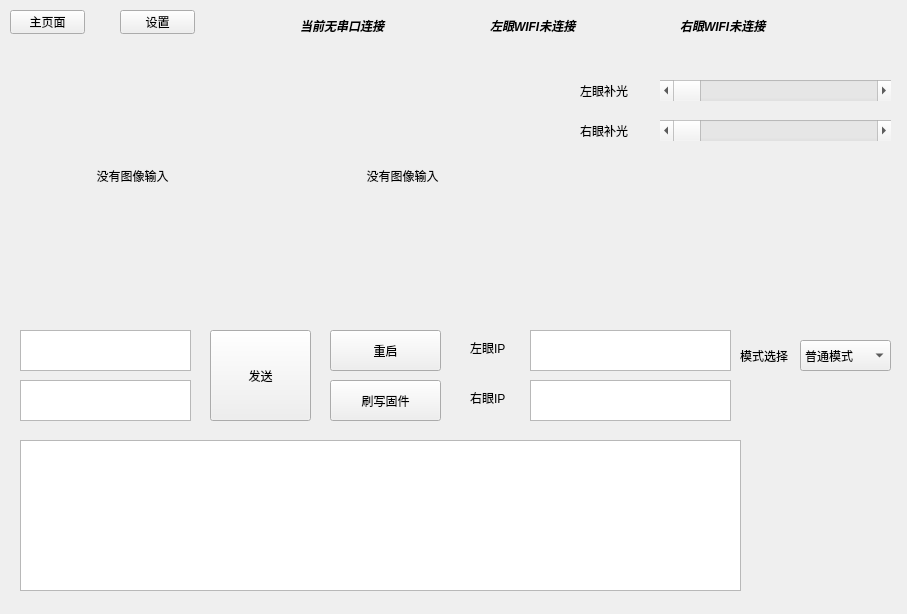
<?xml version="1.0" encoding="UTF-8"?>
<ui version="4.0">
 <class>PaperEyeTrackerWindow</class>
 <widget class="QWidget" name="PaperEyeTrackerWindow">
  <property name="geometry">
   <rect>
    <x>0</x>
    <y>0</y>
    <width>907</width>
    <height>614</height>
   </rect>
  </property>
  <property name="windowTitle">
   <string>PaperEyeTrackerWindow</string>
  </property>
  <widget class="QStackedWidget" name="stackedWidget">
   <property name="geometry">
    <rect>
     <x>0</x>
     <y>40</y>
     <width>901</width>
     <height>571</height>
    </rect>
   </property>
   <property name="currentIndex">
    <number>0</number>
   </property>
   <widget class="QWidget" name="page">
    <widget class="QPlainTextEdit" name="RightEyeIPAddress">
     <property name="geometry">
      <rect>
       <x>530</x>
       <y>340</y>
       <width>201</width>
       <height>41</height>
      </rect>
     </property>
    </widget>
    <widget class="QLabel" name="label_2">
     <property name="geometry">
      <rect>
       <x>470</x>
       <y>350</y>
       <width>54</width>
       <height>16</height>
      </rect>
     </property>
     <property name="text">
      <string>右眼IP</string>
     </property>
    </widget>
    <widget class="QPlainTextEdit" name="LeftEyeIPAddress">
     <property name="geometry">
      <rect>
       <x>530</x>
       <y>290</y>
       <width>201</width>
       <height>41</height>
      </rect>
     </property>
    </widget>
    <widget class="QComboBox" name="EnergyModelBox">
     <property name="geometry">
      <rect>
       <x>800</x>
       <y>300</y>
       <width>91</width>
       <height>31</height>
      </rect>
     </property>
     <item>
      <property name="text">
       <string>普通模式</string>
      </property>
     </item>
     <item>
      <property name="text">
       <string>节能模式</string>
      </property>
     </item>
     <item>
      <property name="text">
       <string>性能模式</string>
      </property>
     </item>
    </widget>
    <widget class="QPlainTextEdit" name="LogText">
     <property name="geometry">
      <rect>
       <x>20</x>
       <y>400</y>
       <width>721</width>
       <height>151</height>
      </rect>
     </property>
    </widget>
    <widget class="QLabel" name="LeftEyeImage">
     <property name="geometry">
      <rect>
       <x>10</x>
       <y>5</y>
       <width>261</width>
       <height>261</height>
      </rect>
     </property>
     <property name="text">
      <string>                          没有图像输入</string>
     </property>
    </widget>
    <widget class="QPushButton" name="RestartButton">
     <property name="geometry">
      <rect>
       <x>330</x>
       <y>290</y>
       <width>111</width>
       <height>41</height>
      </rect>
     </property>
     <property name="text">
      <string>重启</string>
     </property>
    </widget>
    <widget class="QLabel" name="label">
     <property name="geometry">
      <rect>
       <x>470</x>
       <y>300</y>
       <width>54</width>
       <height>16</height>
      </rect>
     </property>
     <property name="text">
      <string>左眼IP</string>
     </property>
    </widget>
    <widget class="QPlainTextEdit" name="PassWordInput">
     <property name="geometry">
      <rect>
       <x>20</x>
       <y>340</y>
       <width>171</width>
       <height>41</height>
      </rect>
     </property>
    </widget>
    <widget class="QPlainTextEdit" name="SSIDInput">
     <property name="geometry">
      <rect>
       <x>20</x>
       <y>290</y>
       <width>171</width>
       <height>41</height>
      </rect>
     </property>
    </widget>
    <widget class="QLabel" name="RightEyeImage">
     <property name="geometry">
      <rect>
       <x>280</x>
       <y>5</y>
       <width>261</width>
       <height>261</height>
      </rect>
     </property>
     <property name="text">
      <string>                          没有图像输入</string>
     </property>
    </widget>
    <widget class="QLabel" name="label_3">
     <property name="geometry">
      <rect>
       <x>740</x>
       <y>300</y>
       <width>51</width>
       <height>31</height>
      </rect>
     </property>
     <property name="text">
      <string>模式选择</string>
     </property>
    </widget>
    <widget class="QPushButton" name="FlashButton">
     <property name="geometry">
      <rect>
       <x>330</x>
       <y>340</y>
       <width>111</width>
       <height>41</height>
      </rect>
     </property>
     <property name="text">
      <string>刷写固件</string>
     </property>
    </widget>
    <widget class="QPushButton" name="SendButton">
     <property name="geometry">
      <rect>
       <x>210</x>
       <y>290</y>
       <width>101</width>
       <height>91</height>
      </rect>
     </property>
     <property name="text">
      <string>发送</string>
     </property>
    </widget>
    <widget class="QScrollBar" name="LeftBrightnessBar">
     <property name="geometry">
      <rect>
       <x>660</x>
       <y>40</y>
       <width>231</width>
       <height>21</height>
      </rect>
     </property>
     <property name="orientation">
      <enum>Qt::Orientation::Horizontal</enum>
     </property>
    </widget>
    <widget class="QScrollBar" name="RightBrightnessBar">
     <property name="geometry">
      <rect>
       <x>660</x>
       <y>80</y>
       <width>231</width>
       <height>21</height>
      </rect>
     </property>
     <property name="orientation">
      <enum>Qt::Orientation::Horizontal</enum>
     </property>
    </widget>
    <widget class="QLabel" name="label_4">
     <property name="geometry">
      <rect>
       <x>580</x>
       <y>35</y>
       <width>54</width>
       <height>31</height>
      </rect>
     </property>
     <property name="text">
      <string>左眼补光</string>
     </property>
    </widget>
    <widget class="QLabel" name="label_5">
     <property name="geometry">
      <rect>
       <x>580</x>
       <y>80</y>
       <width>54</width>
       <height>21</height>
      </rect>
     </property>
     <property name="text">
      <string>右眼补光</string>
     </property>
    </widget>
   </widget>
   <widget class="QWidget" name="page_2">
    <widget class="QLabel" name="label_6">
     <property name="geometry">
      <rect>
       <x>160</x>
       <y>140</y>
       <width>571</width>
       <height>281</height>
      </rect>
     </property>
     <property name="font">
      <font>
       <pointsize>30</pointsize>
       <italic>true</italic>
       <bold>true</bold>
      </font>
     </property>
     <property name="text">
      <string>施工中，敬请期待</string>
     </property>
     <property name="alignment">
      <set>Qt::AlignmentFlag::AlignCenter</set>
     </property>
    </widget>
   </widget>
  </widget>
  <widget class="QPushButton" name="MainPageButton">
   <property name="geometry">
    <rect>
     <x>10</x>
     <y>10</y>
     <width>75</width>
     <height>24</height>
    </rect>
   </property>
   <property name="text">
    <string>主页面</string>
   </property>
  </widget>
  <widget class="QPushButton" name="SettingButton">
   <property name="geometry">
    <rect>
     <x>120</x>
     <y>10</y>
     <width>75</width>
     <height>24</height>
    </rect>
   </property>
   <property name="text">
    <string>设置</string>
   </property>
  </widget>
  <widget class="QLabel" name="RightEyeWifiStatus">
   <property name="geometry">
    <rect>
     <x>680</x>
     <y>10</y>
     <width>161</width>
     <height>31</height>
    </rect>
   </property>
   <property name="font">
    <font>
     <italic>true</italic>
     <bold>true</bold>
    </font>
   </property>
   <property name="text">
    <string>右眼WIFI未连接</string>
   </property>
  </widget>
  <widget class="QLabel" name="EyeWindowSerialStatus">
   <property name="geometry">
    <rect>
     <x>300</x>
     <y>15</y>
     <width>161</width>
     <height>21</height>
    </rect>
   </property>
   <property name="font">
    <font>
     <italic>true</italic>
     <bold>true</bold>
    </font>
   </property>
   <property name="text">
    <string>当前无串口连接</string>
   </property>
  </widget>
  <widget class="QLabel" name="LeftEyeWifiStatus">
   <property name="geometry">
    <rect>
     <x>490</x>
     <y>10</y>
     <width>161</width>
     <height>31</height>
    </rect>
   </property>
   <property name="font">
    <font>
     <italic>true</italic>
     <bold>true</bold>
    </font>
   </property>
   <property name="text">
    <string>左眼WIFI未连接</string>
   </property>
  </widget>
 </widget>
 <resources/>
 <connections/>
</ui>
